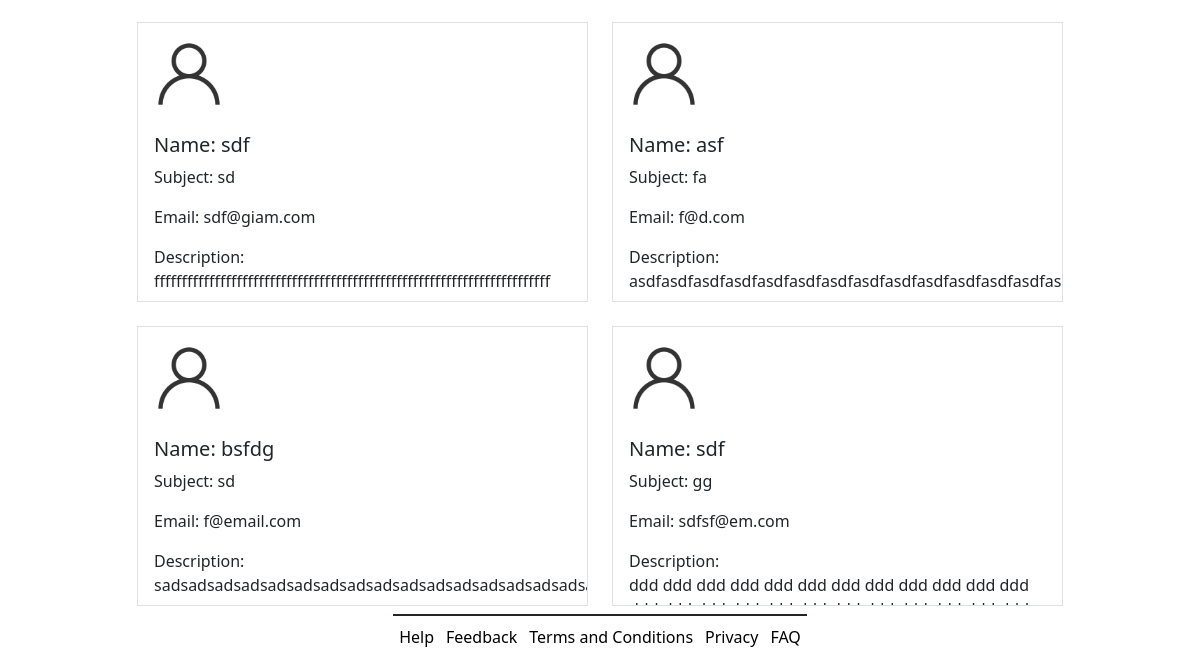
The app's page /findTutor/ (lower part), older data.
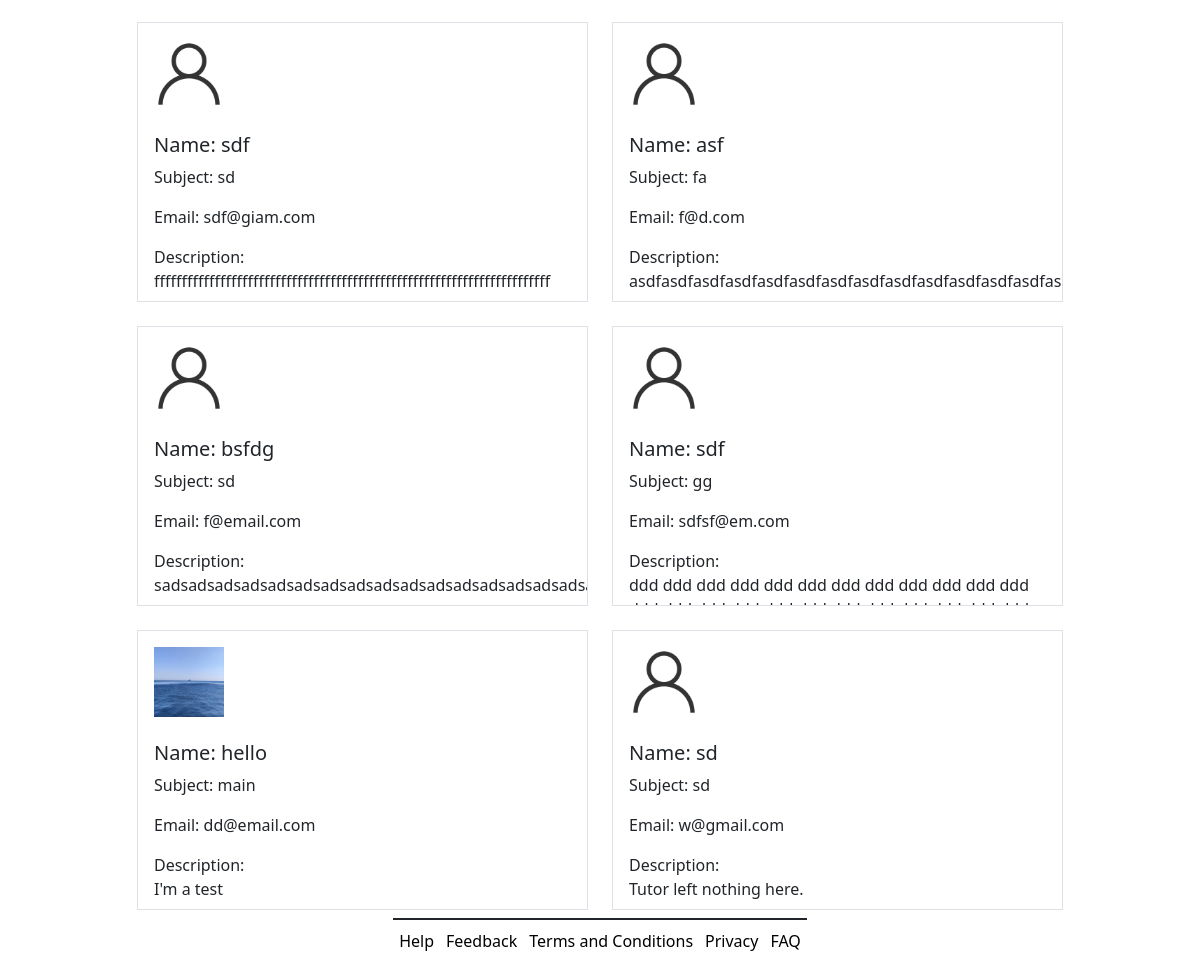
The same page, newer data.
### myapp/models.py (models this page shows)
class Tutor(models.Model):
    name = models.CharField(max_length=100)
    subject = models.CharField(max_length=100)
    email = models.EmailField()
    description = models.TextField(blank=True)
    image = models.ImageField(upload_to='tutor_images/', blank=True)

### myapp/views.py (the view)
# urls.py: path("findTutor/", views.findTutor, name="findTutor"),
def findTutor(request):
    tutors = Tutor.objects.all()  # get all tutor objects
    return render(request, "findTutor.html", {'tutors': tutors})

### myapp/templates/findTutor.html (shortened to what this page needs)
{% extends "hf.html" %}
{% block content %}
{% load static %}
<div class="container">
    <div class="row gy-4 justify-content-center" id="tutorsList">
        {% for tutor in tutors %}
        <div class="col-md-5 tutor">
            <div class="border p-3" style="height: 280px; overflow-y: auto;">
              <div class="d-flex align-items-center justify-content-between flex-wrap">
                    <div>
                        {% if tutor.image %}
                        <img src="{{ tutor.image.url }}" alt="Profile Image" style="width: 70px; height: 70px; margin-right: 80px;">
                        {% else %}
                            <img src="{% static 'images/default_profile.png' %}" alt="Profile Image" style="width: 70px; height: 70px; margin-right: 80px;">
                        {% endif %}
                        <h5 class="name"><br>Name: {{ tutor.name }}</h5>
                        <p class="subject">Subject: {{ tutor.subject }}</p>
                        <p>Email: {{ tutor.email }}</p>
                        <p class="tutor-description">Description:<br>
                          {% if tutor.description %}
                              {{ tutor.description }}
                          {% else %}
                              Tutor left nothing here.
                          {% endif %}
                        </p>
                    </div>
                </div>
            </div>
        </div>
        {% endfor %}
    </div>
</div>
{% endblock %}

Row changes from the older to the newer data that the page shows:
added Tutor: image (picture), name "hello", subject "main", email "dd@email.com", description "I'm a test"
added Tutor: name "sd", subject "sd", email "w@gmail.com", description "Tutor left nothing here."
